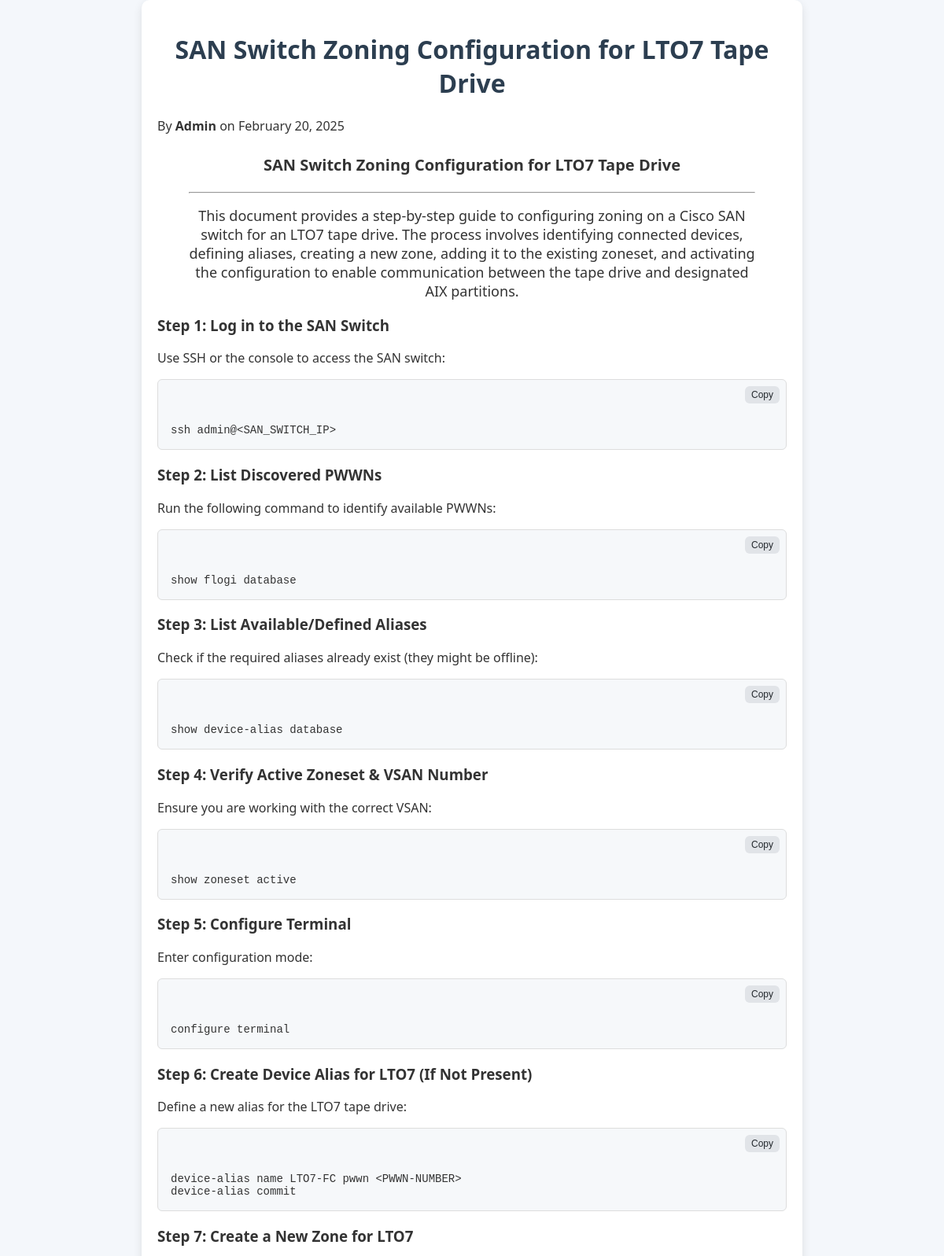
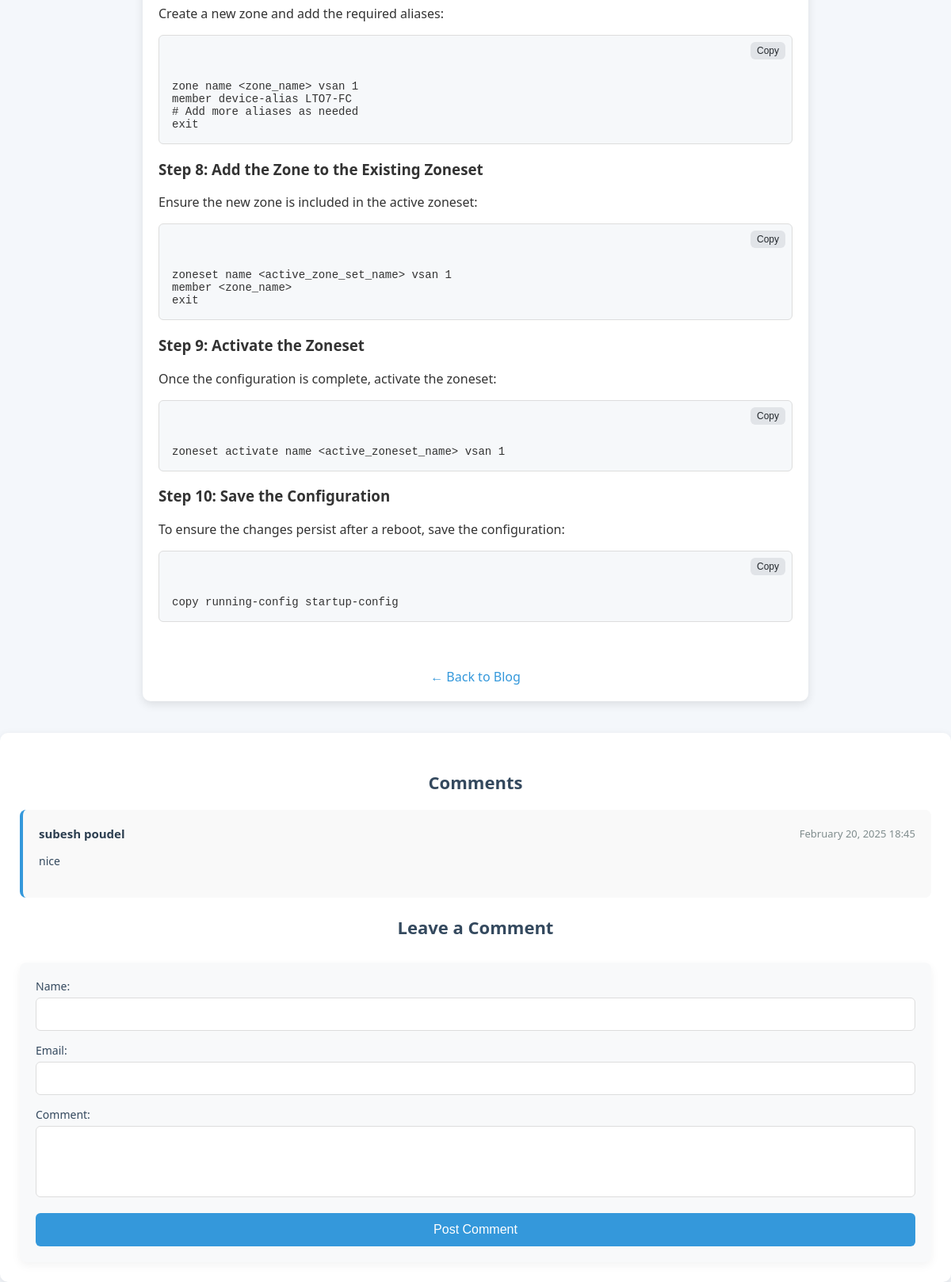
Screenshot of /post/3/ with the database file from the repository (2 pictures, top to bottom).
### blog/models.py (models this page shows, shortened)
class Post(models.Model):
    title = models.CharField(max_length=200)
    content = RichTextUploadingField()  # Supports image uploads and code blocks
    author = models.CharField(max_length=100, default="Admin")
    created_at = models.DateTimeField(auto_now_add=True)
    updated_at = models.DateTimeField(auto_now=True)

class Comment(models.Model):
    post = models.ForeignKey('Post', on_delete=models.CASCADE, related_name='comments')
    redhat_post = models.ForeignKey('RedHatPost', on_delete=models.CASCADE, related_name='comments', null=True, blank=True)
    vmware_post = models.ForeignKey('vmwarepost', on_delete=models.CASCADE, related_name='comments', null=True, blank=True)
    name = models.CharField(max_length=100)
    email = models.EmailField()
    content = models.TextField()
    created_at = models.DateTimeField(auto_now_add=True)

### blog/views.py (the view, shortened to what this page needs)
# urls.py: path('post/<int:pk>/', views.aix_post_detail, name='aix_post_detail'),
def aix_post_detail(request, pk):
    post = get_object_or_404(Post, pk=pk)
    comments = post.comments.all().order_by('-created_at')  # Retrieve all comments for this post
    return render(request, 'blog/post_detail.html', {'post': post, 'comments': comments})

### blog/templates/blog/post_detail.html (shortened to what this page needs)
<!DOCTYPE html>
<html lang="en">
<head>
    <link rel="stylesheet" href="https://cdnjs.cloudflare.com/ajax/libs/highlight.js/11.7.0/styles/github.min.css">
</head>
<body>
    <div class="container">
        <h1>{{ post.title }}</h1>
        <p>By <strong>{{ post.author }}</strong> on {{ post.created_at|date:"F d, Y" }}</p>
        <div class="content">
            {{ post.content|safe }}
        </div>
        <a class="back-link" href="{% url 'post_list' %}">&larr; Back to Blog</a>
    </div>
    <div class="comments-section">
        <h3>Comments</h3>
        {% if comments %}
            <div class="comment-list">
                {% for comment in comments %}
                    <div class="comment-card">
                        <div class="comment-header">
                            <strong>{{ comment.name }}</strong>
                            <span class="comment-date">{{ comment.created_at|date:"F d, Y H:i" }}</span>
                        </div>
                        <p class="comment-content">{{ comment.content }}</p>
                    </div>
                {% endfor %}
            </div>
        {% else %}
            <p class="no-comments">No comments yet. Be the first to comment!</p>
        {% endif %}
        <h3>Leave a Comment</h3>
        <form method="POST" class="comment-form">
            <div class="form-group">
                <label for="name">Name:</label>
                <input type="text" name="name" class="form-input" required>
            </div>
            <div class="form-group">
                <label for="email">Email:</label>
                <input type="email" name="email" class="form-input" required>
            </div>
            <div class="form-group">
                <label for="content">Comment:</label>
                <textarea name="content" rows="4" class="form-textarea" required></textarea>
            </div>
            <button type="submit" class="comment-submit-btn">Post Comment</button>
        </form>
    </div>
</body>
</html>

### blog/templates/blog/post_detail.html (style rules this page uses)
body { font-family: 'Segoe UI', Tahoma, Geneva, Verdana, sans-serif; margin: 0; padding: 0; background-color: #f4f7fb; color: #333; }
.container { width: 90%; max-width: 800px; margin: auto; background: white; padding: 20px; border-radius: 10px; box-shadow: 0 4px 12px rgba(0, 0, 0, 0.1); }
h1 { text-align: center; color: #2c3e50; }
.content { margin-top: 20px; }
.back-link { display: block; margin-top: 20px; text-decoration: none; color: #3498db; text-align: center; font-size: 16px; }
pre { background: none; border: none; padding: 16px; margin: 0; font-size: 14px; overflow-x: auto; white-space: pre-wrap; word-wrap: break-word; }
.comments-section { margin-top: 40px; background: #fff; padding: 25px; border-radius: 10px; box-shadow: 0 4px 12px rgba(0, 0, 0, 0.1); }
.comments-section h3 { margin-bottom: 20px; font-size: 22px; color: #34495e; text-align: center; }
.comment-list { margin-top: 10px; }
.comment-card { background: #f9f9f9; border-left: 4px solid #3498db; padding: 20px; margin-bottom: 15px; border-radius: 8px; transition: transform 0.2s ease, box-shadow 0.2s ease; }
.comment-header { display: flex; justify-content: space-between; align-items: center; font-size: 15px; color: #2c3e50; margin-bottom: 10px; }
.comment-date { font-size: 13px; color: #7f8c8d; }
.comment-content { font-size: 14px; color: #34495e; line-height: 1.6; }
.comment-form { margin-top: 30px; background: #f8f9fa; padding: 20px; border-radius: 8px; box-shadow: 0 4px 12px rgba(0, 0, 0, 0.05); }
.form-group { margin-bottom: 15px; }
.form-group label { display: block; font-size: 14px; color: #34495e; margin-bottom: 5px; }
.form-input, .form-textarea { width: 100%; padding: 12px; border: 1px solid #ddd; border-radius: 6px; font-size: 14px; box-sizing: border-box; transition: border 0.3s; }
.form-textarea { resize: none; }
.comment-submit-btn { display: block; width: 100%; padding: 12px; background: #3498db; color: white; border: none; border-radius: 6px; font-size: 16px; cursor: pointer; transition: background 0.3s; }

### rows the page displays
Post: title "SAN Switch Zoning Configuration for LTO7 Tape Drive", author "Admin", created_at "February 20, 2025", content "SAN Switch Zoning Configuration for LTO7 Tape Drive This document provides a step-by-step guide to configuring zoning on a Cisco SAN switch for an LTO7 tape drive. The process involves identifying connected devices, defining aliases, creating a new zone, adding it to the existing zoneset, and activating the configuration to enable communication between the tape drive and designated AIX partitions. Step 1: Log in to the SAN Switch Use SSH or the console to access the SAN switch: ssh admin@<SAN_SWITCH_IP> Step 2: List Discovered PWWNs Run the following command to identify available PWWNs: show flogi database Step 3: List Available/Defined Aliases Check if the required aliases already exist…"
Comment: name "subesh poudel", created_at "February 20, 2025 18:45", content "nice"
